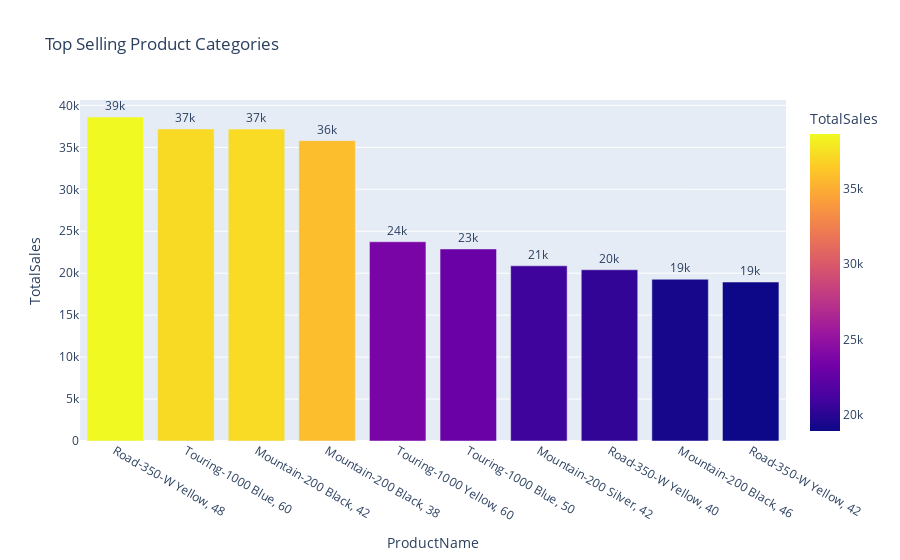

Here is the notebook cell this chart was saved with:
### Code cell
fig = px.bar(df_best_selling_pro, 
             x="ProductName", 
             y="TotalSales", 
             title="Top Selling Product Categories",
             color="TotalSales",
             text="TotalSales")

fig.update_traces(texttemplate='%{text:.2s}', textposition='outside')
fig.update_layout(height=600)
fig.show()

### Figure 1 — Plotly figure (JSON) as saved in the notebook; plotly's stock layout.template omitted (floating-point values rounded to 4 significant figures)
{"data": [{"alignmentgroup": "True", "hovertemplate": "ProductName=%{x}<br>TotalSales=%{marker.color}<extra></extra>", "legendgroup": "", "marker": {"color": [38610.0, 37190.0, 37180.0, 35800.0, 23750.0, 22890.0, 20880.0, 20410.0, 19280.0, 18950.0], "coloraxis": "coloraxis", "pattern": {"shape": ""}}, "name": "", "offsetgroup": "", "orientation": "v", "showlegend": false, "text": [38610.0, 37190.0, 37180.0, 35800.0, 23750.0, 22890.0, 20880.0, 20410.0, 19280.0, 18950.0], "textposition": "outside", "texttemplate": "%{text:.2s}", "type": "bar", "x": ["Road-350-W Yellow, 48", "Touring-1000 Blue, 60", "Mountain-200 Black, 42", "Mountain-200 Black, 38", "Touring-1000 Yellow, 60", "Touring-1000 Blue, 50", "Mountain-200 Silver, 42", "Road-350-W Yellow, 40", "Mountain-200 Black, 46", "Road-350-W Yellow, 42"], "xaxis": "x", "y": [38610.0, 37190.0, 37180.0, 35800.0, 23750.0, 22890.0, 20880.0, 20410.0, 19280.0, 18950.0], "yaxis": "y"}], "layout": {"autosize": true, "barmode": "relative", "coloraxis": {"colorbar": {"title": {"text": "TotalSales"}}, "colorscale": [[0, "#0d0887"], [0.1111, "#46039f"], [0.2222, "#7201a8"], [0.3333, "#9c179e"], [0.4444, "#bd3786"], [0.5556, "#d8576b"], [0.6667, "#ed7953"], [0.7778, "#fb9f3a"], [0.8889, "#fdca26"], [1, "#f0f921"]]}, "legend": {"tracegroupgap": 0}, "title": {"text": "Top Selling Product Categories"}, "xaxis": {"anchor": "y", "autorange": true, "domain": [0, 1], "range": [-0.5, 9.5], "title": {"text": "ProductName"}, "type": "category"}, "yaxis": {"anchor": "x", "autorange": true, "domain": [0, 1], "range": [0, 40640.0], "title": {"text": "TotalSales"}, "type": "linear"}}}
